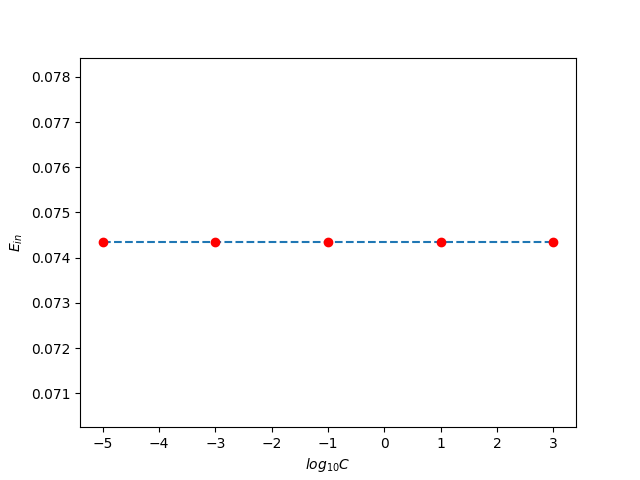

Write the Python code that produced this figure.
import numpy as np
import matplotlib.pyplot as plt
import matplotlib.path as mpath
# data pre-processing
train = []
C_array = [1e-5, 1e-3, 1e-1, 1e1, 1e3]
with open("features.train", 'r') as f:
	for line in f:
		train.append([float(i) for i in line.split()])

train = np.asarray(train)

x, y = [], []
for i in train:
	digit, inten, symm = i[0], i[1], i[2]
	x.append([inten, symm])
	y.append(digit)

x, y = np.asarray(x), np.asarray(y)
NUM = x.shape[0]
y[y!=8] = -1
y[y==8] = 1
plot_x, plot_y = [-5, -3, -1, 1, 3], []
from sklearn import svm
for c in C_array:
	clf = svm.SVC(C = c,degree = 2, gamma = 1, coef0 = 1, kernel='poly', verbose=False)
	clf.fit(x, y)
	ans = clf.predict(x)
	error = 1 - np.sum(np.asarray(list(map(int, ans == y)))) / NUM
	plot_y.append(error)
	print("Ein---->", error)
plot_x, plot_y = np.asarray(plot_x), np.asarray(plot_y)
plt.plot(plot_x, plot_y, marker = 'o', mec = 'red', mfc = 'red', linestyle = '--')
plt.xlabel(r'$log_{10} C$')
plt.ylabel(r'$E_{in}$')
plt.savefig('12.png')
plt.show()
